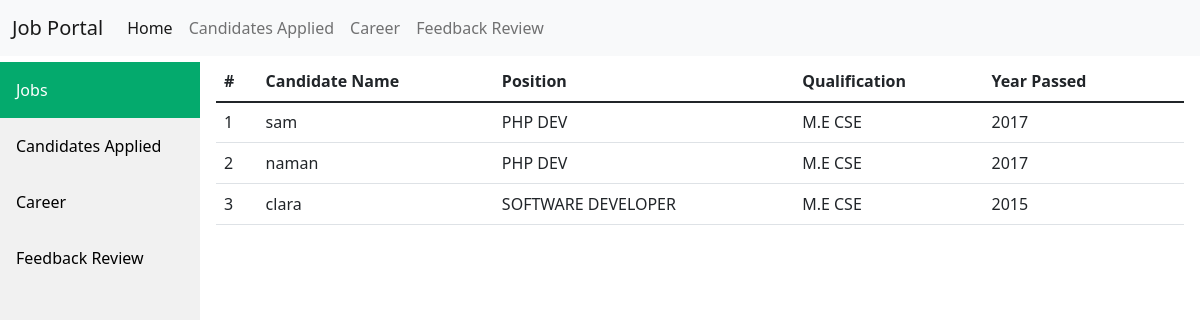
/jobs.php, run on the app's committed database.
### tables this page shows
CREATE TABLE `application` (
  `id` int(11) NOT NULL,
  `name` varchar(30) NOT NULL,
  `apply` varchar(40) NOT NULL,
  `qual` varchar(40) NOT NULL,
  `year` int(50) NOT NULL
);

### jobs.php (the view, shortened to what this page needs)
<?php include 'header.php'?>
<div class="content">
<table class="table">
  <thead>
    <tr>
      <th scope="col">#</th>
      <th scope="col">Candidate Name</th>
      <th scope="col">Position</th>
      <th scope="col">Qualification</th>
      <th scope="col">Year Passed</th>
    </tr>
  </thead>
    <tr>
    <?php
$conn = mysqli_connect("localhost", "root", "", "jobs");
$sql = "SELECT id,name,apply,qual,year  FROM application";
$result = $conn->query($sql);
if ($result->num_rows > 0) {
while($row = $result->fetch_assoc()) {
echo "<tr><td >" . $row["id"]. "</td> <td >" . $row["name"]. "</td><td>" . $row["apply"] . "</td><td>". $row["qual"]. "</td> <td>". $row["year"]. "</td><td>";
}
echo "</table>";
} else { echo "0 results"; }
?>
</div>

### header.php (style rules this page uses)
div.content { margin-top:60px; margin-left: 200px; padding: 1px 16px; height: 1000px; }

### data on the page
application: id "1", name "sam", apply "PHP DEV", qual "M.E CSE", year "2017"
application: id "2", name "naman", apply "PHP DEV", qual "M.E CSE", year "2017"
application: id "3", name "clara", apply "SOFTWARE DEVELOPER", qual "M.E CSE", year "2015"
